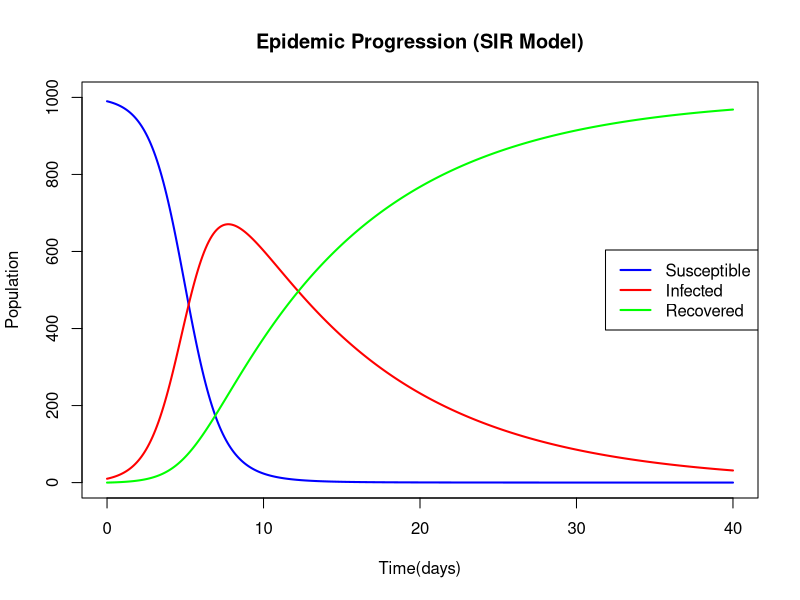
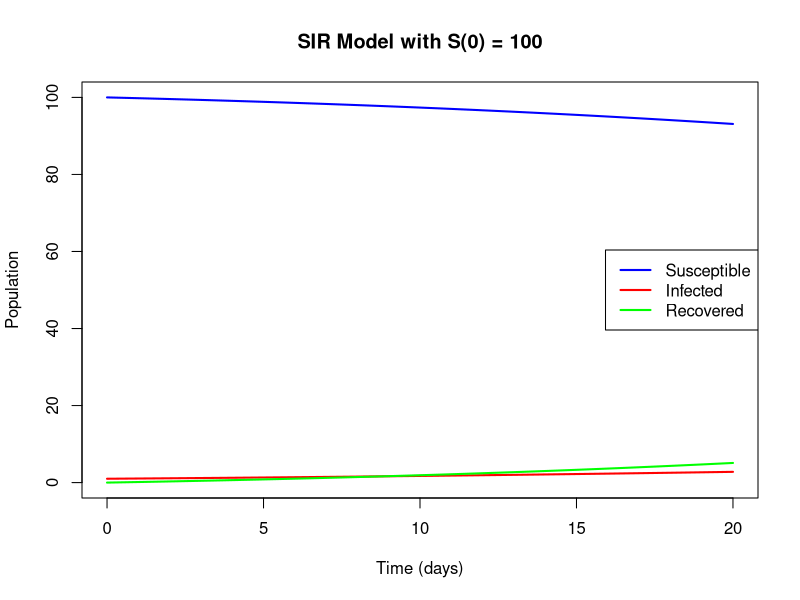
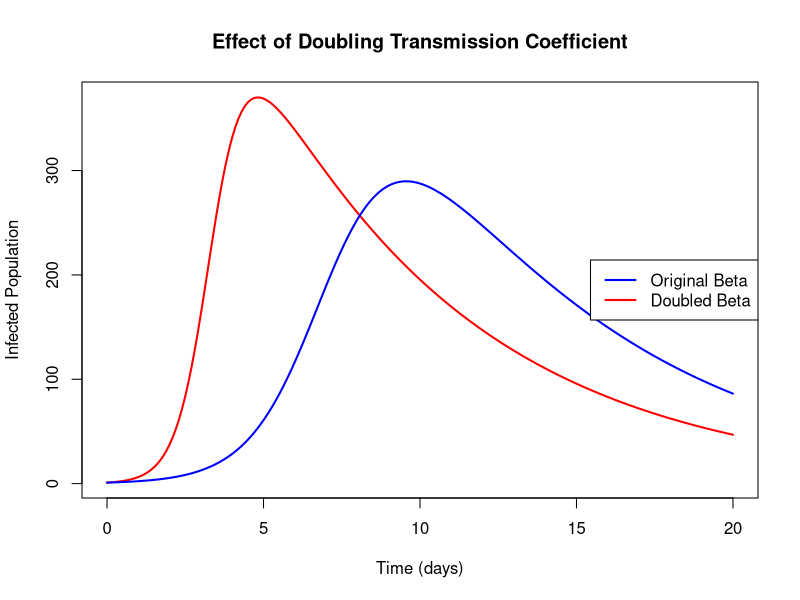

Reproduce these figures in R, in order.
# Rashmeet Kaur(14401012022)
# EPIDEMIC MODEL OF INFLUENZA

install.packages("deSolve")
library(deSolve)
#Parameters
N=1000       #Total population
beta= 0.001  #Transmission rate
gamma= 0.1   #Recovery rate (1/10 days)
I0= 0.01*N   #Initial infected (1% of population)
S0= N-I0     #Initial susceptible (99% of population)
R0= 0        #Initial recovered individuals

#Parameters for the model
parameters= c(beta= beta, gamma= gamma)
#Initial state vector (S,I,R)
state= c(S= S0, I= I0, R=R0)

#Define the SIR model as a set of differential equations
sir_model= function(t, state, parameters){
  #Extract the state variables (S,I,R)
  with(as.list(c(state, parameters)),{
    #Differential equations
    dS= -beta * S * I
    dI= beta * S * I - gamma *I
    dR= gamma * I
    #Return the rate of change
    return(list(c(dS, dI, dR)))
  })
}
#Time vector (simulate for 40 days)
time= seq(0, 40, by= .1)
#Solve the system of ODEs using the ode function from deSolve
output= ode(y= state, times= time, func= sir_model, parms= parameters)
#Convert the output into a data frame for easier handling
output_df= as.data.frame(output)

#Plot the results
plot(output_df$time, output_df$S, type="l", col= "blue",
     xlab= "Time(days)", ylab= "Population", lwd=2, ylim=c(0,N),
     main="Epidemic Progression (SIR Model)")
lines(output_df$time, output_df$I, col="red", lwd=2)
lines(output_df$time, output_df$R, col="green", lwd=2)
legend("right", legend=c("Susceptible", "Infected", "Recovered"),
       col= c("blue", "red", "green"), lwd=2)

#----------------------------------------------------------------------------------------------------------------------------
#EPIDEMIC MODEL PRACTICE QUES
#Rashmeet Kaur (14401012022)
#PRACTICE ASSIGNMENT-9 [ques1]

# Load required library
library(deSolve)
# Define the SIR model
SIR <- function(time, state, parameters) {
  with(as.list(c(state, parameters)), {
    dS <- -beta * S * I
    dI <- beta * S * I - gamma * I
    dR <- gamma * I
    list(c(dS, dI, dR))
  })
}
# Initial parameters
initial_state <- c(S = 499, I = 1, R = 0)
parameters <- c(beta = 0.002, gamma = 1/7)
time <- seq(0, 20, by = 0.1)
# Solve the SIR model
output <- ode(y = initial_state, times = time, func = SIR, parms = parameters)
output <- as.data.frame(output)
# Plot the time-dependent solution
#plot(output$time, output$S, type = "l", col = "blue", ylim = c(0, 500), 
#    ylab = "Population", xlab = "Time (days)", lwd = 2, main = "SIR Model")
#lines(output$time, output$I, col = "red", lwd = 2)
#lines(output$time, output$R, col = "green", lwd = 2)
#legend("right", legend = c("Susceptible", "Infected", "Recovered"), 
#       col = c("blue", "red", "green"), lwd = 2)

# (a) Number of susceptible who never get infected
S_infinity <- min(output$S)
cat("Number of susceptible who never get infected:", S_infinity, "\n")

# (b) Effect of S(0) = 100
initial_state_100 <- c(S = 100, I = 1, R = 0)
output_100 <- ode(y = initial_state_100, times = time, func = SIR, parms = parameters)
output_100 <- as.data.frame(output_100)

plot(output_100$time, output_100$S, type = "l", col = "blue", ylim = c(0, 100), 
     ylab = "Population", xlab = "Time (days)", lwd = 2, main = "SIR Model with S(0) = 100")
lines(output_100$time, output_100$I, col = "red", lwd = 2)
lines(output_100$time, output_100$R, col = "green", lwd = 2)
legend("right", legend = c("Susceptible", "Infected", "Recovered"), 
       col = c("blue", "red", "green"), lwd = 2)

# (c) Doubling the transmission coefficient
parameters_beta_doubled <- c(beta = 0.004, gamma = 1/7)
output_beta_doubled <- ode(y = initial_state, times = time, func = SIR, parms = parameters_beta_doubled)
output_beta_doubled <- as.data.frame(output_beta_doubled)

plot(output_beta_doubled$time, output_beta_doubled$I, type = "l", col = "red", 
     ylab = "Infected Population", xlab = "Time (days)", lwd = 2, 
     main = "Effect of Doubling Transmission Coefficient")
lines(output$time, output$I, col = "blue", lwd = 2)
legend("right", legend = c("Original Beta", "Doubled Beta"), col = c("blue", "red"), lwd = 2)

cat("Maximum number of infected individuals with original beta:", max(output$I), "\n")
cat("Maximum number of infected individuals with doubled beta:", max(output_beta_doubled$I), "\n")
